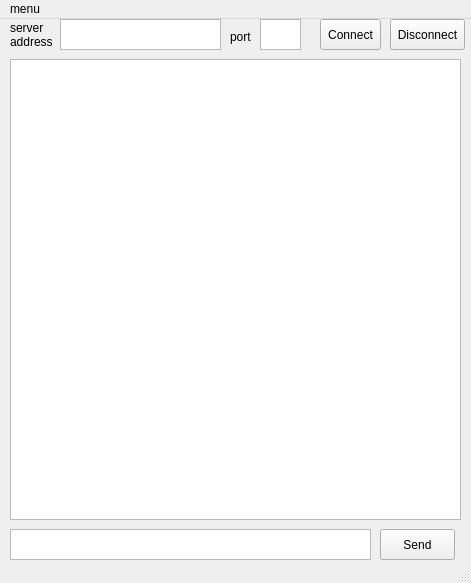
<?xml version="1.0" encoding="UTF-8"?>
<ui version="4.0">
 <class>MainWindow</class>
 <widget class="QMainWindow" name="MainWindow">
  <property name="geometry">
   <rect>
    <x>0</x>
    <y>0</y>
    <width>471</width>
    <height>583</height>
   </rect>
  </property>
  <property name="windowTitle">
   <string>MainWindow</string>
  </property>
  <widget class="QWidget" name="centralwidget">
   <widget class="QTextEdit" name="inputServerAddr">
    <property name="geometry">
     <rect>
      <x>60</x>
      <y>0</y>
      <width>161</width>
      <height>31</height>
     </rect>
    </property>
   </widget>
   <widget class="QLabel" name="label">
    <property name="geometry">
     <rect>
      <x>10</x>
      <y>0</y>
      <width>51</width>
      <height>31</height>
     </rect>
    </property>
    <property name="text">
     <string>server
address</string>
    </property>
   </widget>
   <widget class="QLabel" name="portlabel">
    <property name="geometry">
     <rect>
      <x>230</x>
      <y>10</y>
      <width>21</width>
      <height>16</height>
     </rect>
    </property>
    <property name="text">
     <string>port</string>
    </property>
   </widget>
   <widget class="QTextEdit" name="inputPort">
    <property name="geometry">
     <rect>
      <x>260</x>
      <y>0</y>
      <width>41</width>
      <height>31</height>
     </rect>
    </property>
   </widget>
   <widget class="QPushButton" name="connectBtn">
    <property name="geometry">
     <rect>
      <x>320</x>
      <y>0</y>
      <width>61</width>
      <height>31</height>
     </rect>
    </property>
    <property name="text">
     <string>Connect</string>
    </property>
   </widget>
   <widget class="QPushButton" name="disconnectBtn">
    <property name="geometry">
     <rect>
      <x>390</x>
      <y>0</y>
      <width>75</width>
      <height>31</height>
     </rect>
    </property>
    <property name="text">
     <string>Disconnect</string>
    </property>
   </widget>
   <widget class="QTextEdit" name="view">
    <property name="geometry">
     <rect>
      <x>10</x>
      <y>40</y>
      <width>451</width>
      <height>461</height>
     </rect>
    </property>
   </widget>
   <widget class="QTextEdit" name="inputTxt">
    <property name="geometry">
     <rect>
      <x>10</x>
      <y>510</y>
      <width>361</width>
      <height>31</height>
     </rect>
    </property>
   </widget>
   <widget class="QPushButton" name="sendBtn">
    <property name="geometry">
     <rect>
      <x>380</x>
      <y>510</y>
      <width>75</width>
      <height>31</height>
     </rect>
    </property>
    <property name="text">
     <string>Send</string>
    </property>
   </widget>
  </widget>
  <widget class="QMenuBar" name="menubar">
   <property name="geometry">
    <rect>
     <x>0</x>
     <y>0</y>
     <width>471</width>
     <height>21</height>
    </rect>
   </property>
   <widget class="QMenu" name="menumenu">
    <property name="title">
     <string>menu</string>
    </property>
    <addaction name="menuexit"/>
   </widget>
   <addaction name="menumenu"/>
  </widget>
  <widget class="QStatusBar" name="statusbar"/>
  <action name="menuexit">
   <property name="text">
    <string>exit</string>
   </property>
  </action>
 </widget>
 <resources/>
 <connections/>
</ui>
